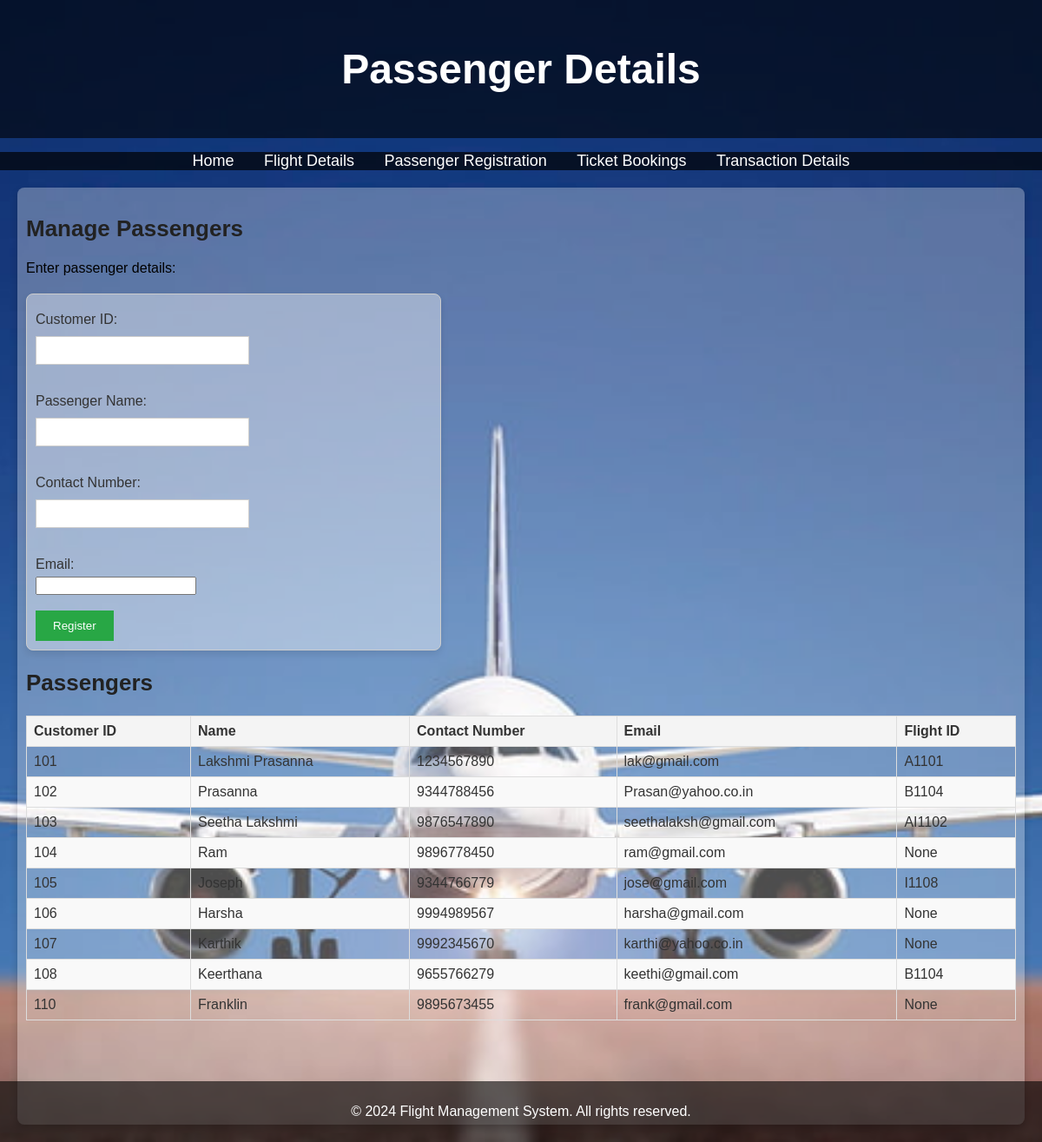
Page /passenger-management on the committed database.
### tables this page shows
CREATE TABLE passengers (
    customer_id TEXT PRIMARY KEY,
    passenger_name TEXT,
    contact_number TEXT,
    email TEXT,
    flight_id TEXT,
    FOREIGN KEY (flight_id) REFERENCES flights(flight_id)
);

### app.py (the view, shortened to what this page needs)
@app.route('/passenger-management', methods=['GET', 'POST'])
def passenger_management():
    conn = get_db_connection()
    passengers = conn.execute('SELECT * FROM passengers').fetchall()
    conn.close()
    return render_template('passenger-management.html', passengers=passengers)

### app.py (called while the page is built)
def get_db_connection():
    conn = sqlite3.connect('database.db',timeout=5)
    conn.row_factory = sqlite3.Row
    return conn

### templates/passenger-management.html (shortened to what this page needs)
<!DOCTYPE html>
<html lang="en">
<head>
    <link rel="stylesheet" href="{{ url_for('static', filename='styles.css') }}">
</head>
<body>
    <header>
        <h1>Passenger Details</h1>
    </header>
    <nav>
    <ul>
        <li><a href="{{ url_for('index') }}">Home</a></li>
        <li><a href="{{ url_for('flight_management') }}">Flight Details</a></li>
        <li><a href="{{ url_for('passenger_management') }}">Passenger Registration</a></li>
        <li><a href="{{ url_for('bookings') }}">Ticket Bookings</a></li>
        <li><a href="{{ url_for('transaction_management') }}">Transaction Details</a></li>
    </ul>
    </nav>
    <section>
        <h2>Manage Passengers</h2>
        <p>Enter passenger details:</p>
        <form action="/passenger-management" method="POST">
            <label for="customer-id">Customer ID:</label>
            <input type="text" id="customer-id" name="customer-id" required><br><br>
            <label for="passenger-name">Passenger Name:</label>
            <input type="text" id="passenger-name" name="passenger-name" required><br><br>
            <label for="contact-number">Contact Number:</label>
            <input type="tel" id="contact-number" name="contact-number" required><br><br>
            <label for="email">Email:</label>
            <input type="email" id="email" name="email" required><br><br>
            <input type="submit" value="Register">
        </form>
        <h2>Passengers</h2>
        <table>
            <thead>
                <tr>
                    <th>Customer ID</th>
                    <th>Name</th>
                    <th>Contact Number</th>
                    <th>Email</th>
                    <th>Flight ID</th>
                </tr>
            </thead>
            <tbody>
                {% for passenger in passengers %}
                <tr>
                    <td>{{ passenger.customer_id }}</td>
                    <td>{{ passenger.passenger_name }}</td>
                    <td>{{ passenger.contact_number }}</td>
                    <td>{{ passenger.email }}</td>
                    <td>{{ passenger.flight_id or 'None' }}</td>
                </tr>
                {% endfor %}
            </tbody>
        </table>
    </section>
    <footer>
        <p>&copy; 2024 Flight Management System. All rights reserved.</p>
    </footer>
</body>
</html>

### static/styles.css (style rules this page uses)
body { font-family: Arial, sans-serif; margin: 0; padding: 0; background-image: url('/static/airplane-s.jpg'); background-size: cover; background-position: center; background-repeat: no-repeat; background-attachment: fixed; color: #333; }
header { background-color: rgba(0, 0, 0, 0.6); color: white; padding: 20px 0; text-align: center; font-size: 24px; }
nav ul { background-color: rgba(0, 0, 0, 0.7); list-style: none; padding: 0; text-align: center; }
nav ul li { display: inline; margin: 0 15px; }
nav ul li a { color: white; text-decoration: none; font-size: 18px; }
section { margin: 20px; padding: 10px; background-color: rgba(255, 255, 255, 0.3); border-radius: 8px; box-shadow: 0 4px 8px rgba(0, 0, 0, 0.2); padding-bottom: 100px; }
section h2 { font-size: 26px; color: #222; }
section p { font-size: 16px; color: #000; }
footer { text-align: center; background-color: rgba(0, 0, 0, 0.6); color: white; padding: 10px 0; position: fixed; bottom: 0; width: 100%; }
form { margin: 20px 0; padding: 10px; background-color: rgba(255, 255, 255, 0.4); border: 1px solid #ccc; width: 40%; min-width: 300px; border-radius: 8px; box-shadow: 0 4px 8px rgba(0, 0, 0, 0.1); }
form label { display: block; margin: 10px 0 5px; }
form input[type="text"], form input[type="tel"], form input[type="time"] { width: 50%; padding: 8px; margin: 5px 0; border: 1px solid #ccc; }
form input[type="submit"] { padding: 10px 20px; background-color: #28a745; color: white; border: none; cursor: pointer; }
table { width: 100%; border-collapse: collapse; margin: 20px 0; padding-bottom: 60px; }
table, th, td { border: 1px solid #ddd; }
table th, table td { padding: 8px; text-align: left; }
table th { background-color: #f4f4f4; }
table tr:nth-child(even) { background-color: #f9f9f9; }

### rows in the picture
passengers: customer_id "101", passenger_name "Lakshmi Prasanna", contact_number "1234567890", email "lak@gmail.com", flight "A1101"
passengers: customer_id "102", passenger_name "Prasanna", contact_number "9344788456", email "Prasan@yahoo.co.in", flight "B1104"
passengers: customer_id "103", passenger_name "Seetha Lakshmi", contact_number "9876547890", email "seethalaksh@gmail.com", flight "AI1102"
passengers: customer_id "104", passenger_name "Ram", contact_number "9896778450", email "ram@gmail.com", flight_id "None"
passengers: customer_id "105", passenger_name "Joseph", contact_number "9344766779", email "jose@gmail.com", flight "I1108"
passengers: customer_id "106", passenger_name "Harsha", contact_number "9994989567", email "harsha@gmail.com", flight_id "None"
passengers: customer_id "107", passenger_name "Karthik", contact_number "9992345670", email "karthi@yahoo.co.in", flight_id "None"
passengers: customer_id "108", passenger_name "Keerthana", contact_number "9655766279", email "keethi@gmail.com", flight "B1104"
passengers: customer_id "110", passenger_name "Franklin", contact_number "9895673455", email "frank@gmail.com", flight_id "None"
